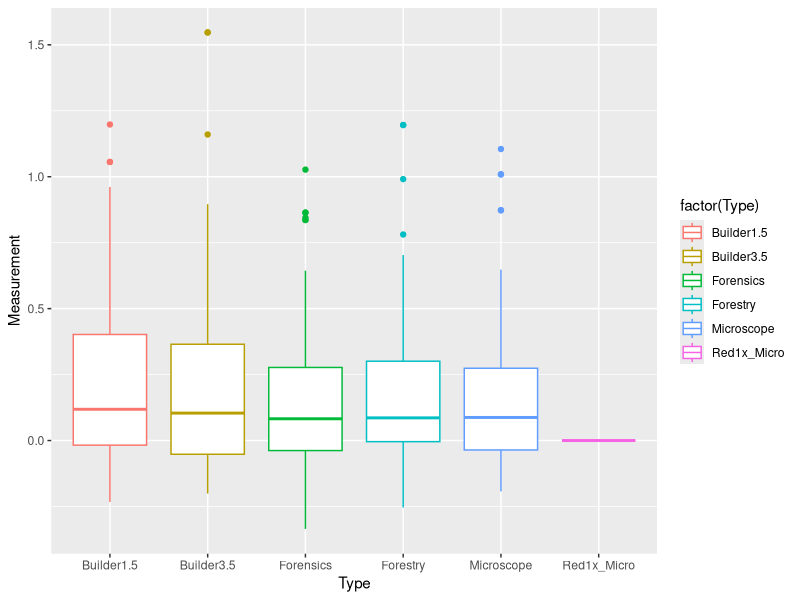
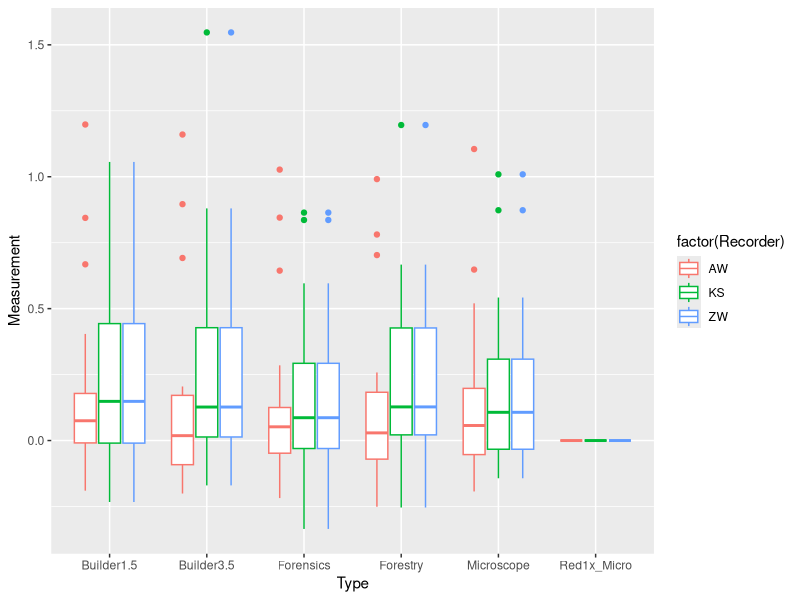
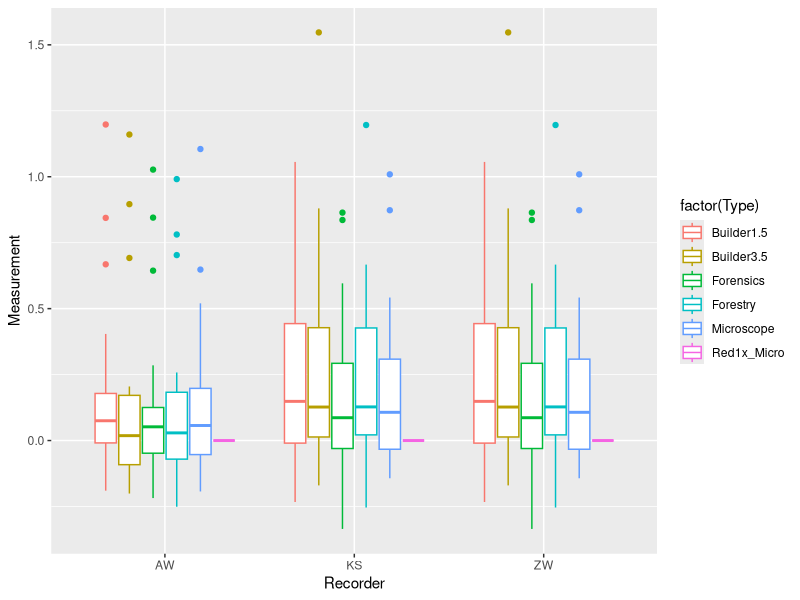
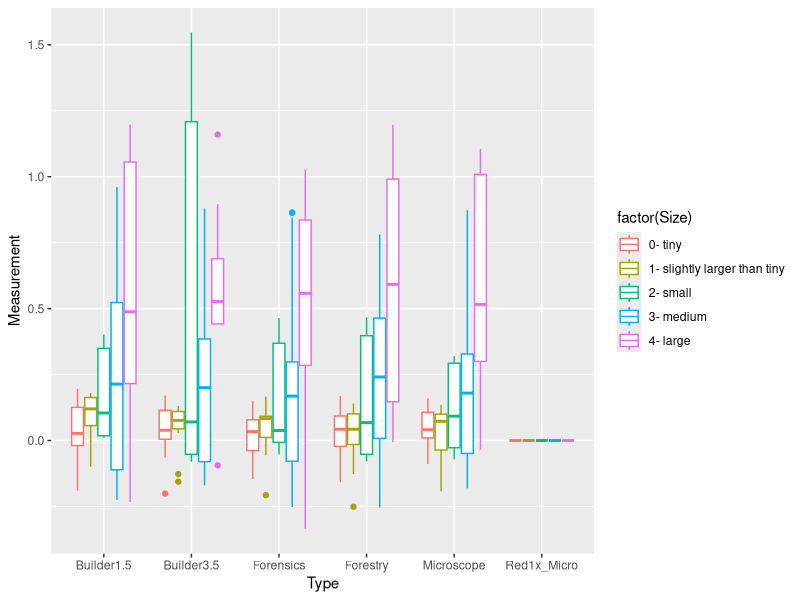
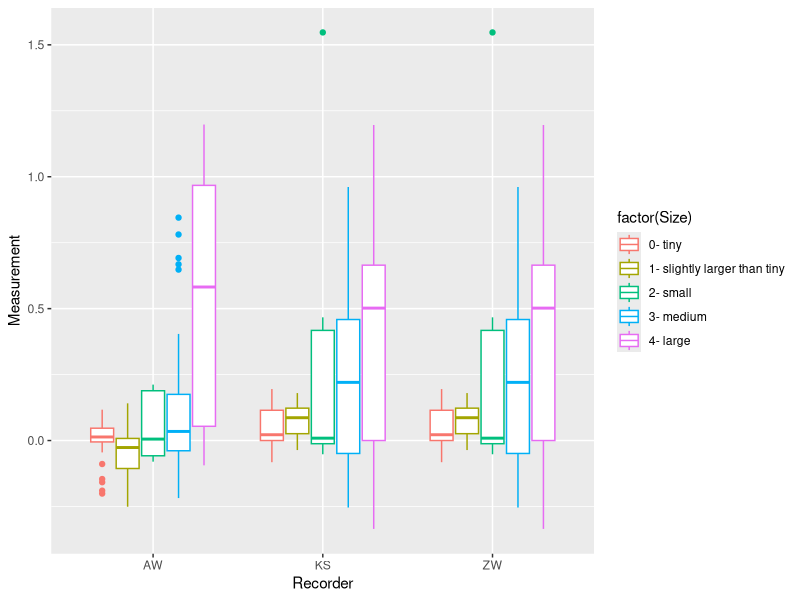
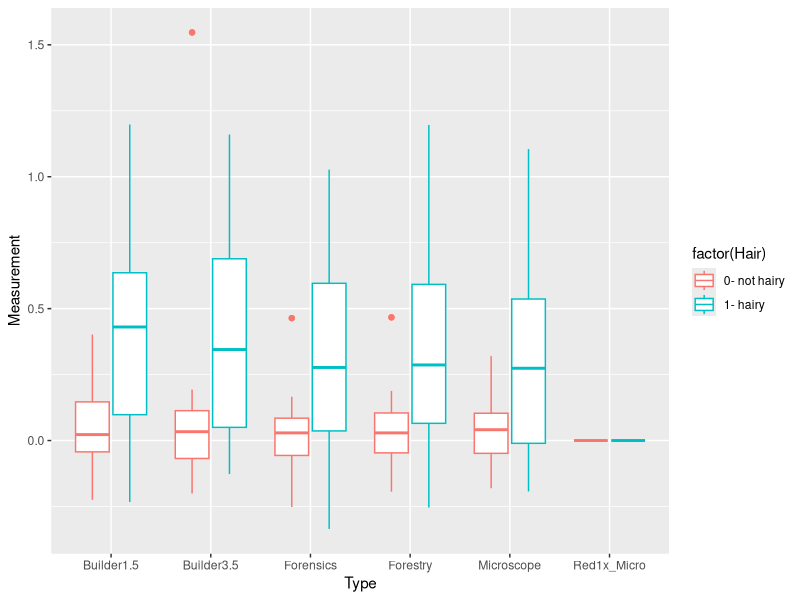
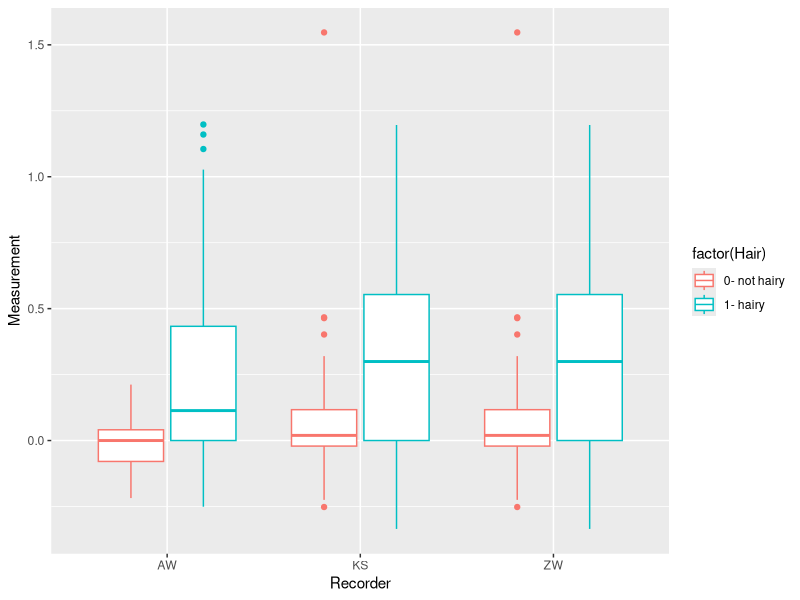
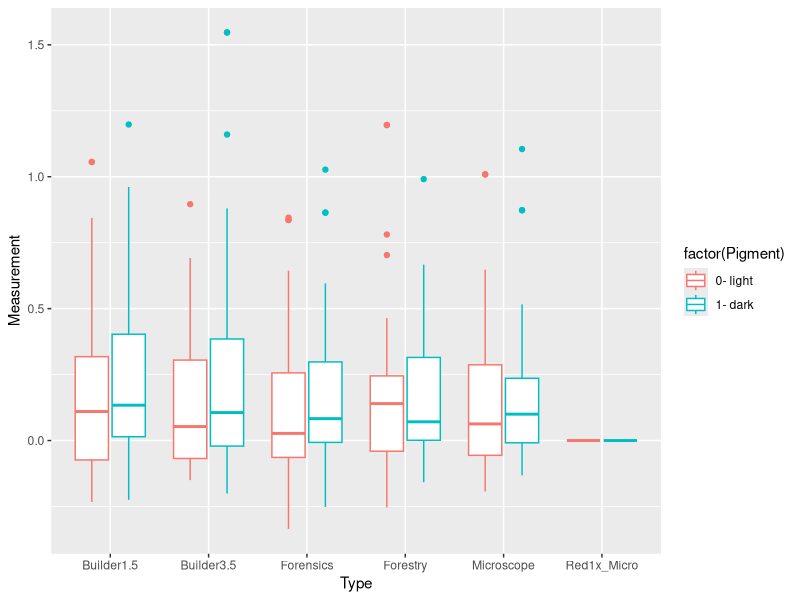

These charts were generated, in order, by the following R code:
## ---- chunk 1
knitr::opts_chunk$set(echo = TRUE)
## ---- chunk 2
#Forestry Ruler which costs about $1.25
#Forensics Ruler which costs about $2
#Builders Ruler which costs about $35 (For this Ruler two measurements were taken to determine if specific calibration points, 1.5 and 3.5, yielded differences in accuracy on the same tool.
#Microscope slide ruler which costs about $14
## ---- chunk 3
library(stats)
library(ggplot2)
library(tidyr)
library(tidyverse)
## ---- chunk 4
B_Rulers_complete <-read.csv("bee_ruler_main.csv")
B_Rulers0 <-subset(B_Rulers_complete, select = -c(8,13))
colnames(B_Rulers0)<-c("Barcode", "Recorder", "ForestryR", "ForensicsR", "MicroscopeR", "Builder1.5R", "Builder3.5R", "Red1x_Micro_R", "Pigment", "Hair", "Size")
B_Rulers_main <- B_Rulers0 %>%
  mutate(Forestry = ForestryR - Red1x_Micro_R, 
         Forensics = ForensicsR - Red1x_Micro_R, 
         Microscope = MicroscopeR - Red1x_Micro_R, 
         Builder1.5 = Builder1.5R - Red1x_Micro_R, 
         Builder3.5 = Builder3.5R - Red1x_Micro_R,
         Red1x_Micro = Red1x_Micro_R- Red1x_Micro_R) 

B_Rulers0.5 <-subset(B_Rulers_main, select = -c(3:7))
B_Rulers1 <- B_Rulers0.5[ , c("Barcode", "Recorder" , "Pigment" , "Hair", "Size", "Red1x_Micro", "Forestry", "Forensics", "Microscope", "Builder1.5", "Builder3.5")]
head(B_Rulers1)
B_Rulers2<-pivot_longer(B_Rulers1, col=6:11, names_to="Type", values_to="Measurement")
head(B_Rulers2)

## ---- chunk 5
Kat<-subset(B_Rulers1, Recorder=="KS")
Zoe<-subset(B_Rulers1, Recorder=="ZW")
Adam<-subset(B_Rulers1, Recorder=="AW")
summary(B_Rulers1)
summary(B_Rulers2)
Mean1 <-c(mean(B_Rulers1$Forestry),mean(B_Rulers1$Forensics),mean(B_Rulers1$Microscope), mean(B_Rulers1$Builder1.5), mean(B_Rulers1$Builder3.5), mean(B_Rulers1$Red1x_Micro))
Variance1 <-c(var(B_Rulers1$Forestry), var(B_Rulers1$Forensics), var(B_Rulers1$Microscope), var(B_Rulers1$Builder1.5), var(B_Rulers1$Builder3.5), var(B_Rulers1$Red1x_Micro))
KatVar <- c(var(Kat[7]), var(Kat[8]), var(Kat[9]), var(Kat[10]), var(Kat[11]),var(Kat[6]))
ZoeVar<- c(var(Zoe[7]), var(Zoe[8]), var(Zoe[9]), var(Zoe[10]), var(Zoe[11]), var(Zoe[6]))
AdVar<- c(var(Adam[7]), var(Adam[8]), var(Adam[9]), var(Adam[10]), var(Adam[11]), var(Adam[6]))
Var_Cats <- matrix(c(Mean1, Variance1, KatVar, ZoeVar, AdVar), ncol=6, byrow=TRUE)
colnames(Var_Cats) <- c("Forestry", "Forensics", "Microscope", "Builder1.5", "Builder3.5", "Red1x_Micro")
rownames(Var_Cats) <- c('Mean', 'Variance','R1 Var','R2 Var','R3 Var')
var_cats <- as.table(Var_Cats)
var_cats
## ---- chunk 6
Plot1 <-ggplot(data = B_Rulers2) + 
  geom_boxplot(data = B_Rulers2, aes(Type, Measurement, color=factor(Type)))
Plot1       
Plot2 <-ggplot(data = B_Rulers2) + 
  geom_boxplot(data = B_Rulers2, aes(Type, Measurement, color=factor(Recorder)))
Plot2

Plot3 <-ggplot(data = B_Rulers2) + 
  geom_boxplot(data = B_Rulers2, aes(Recorder, Measurement, color = factor(Type)))
Plot3
## ---- chunk 7
Plot4 <-ggplot(data = B_Rulers2) + 
  geom_boxplot(data = B_Rulers2, aes(Type, Measurement, color = factor(Size)))
Plot4

Plot5 <-ggplot(data = B_Rulers2) + 
  geom_boxplot(data = B_Rulers2, aes(Recorder, Measurement, color = factor(Size)))
Plot5

Plot6 <-ggplot(data = B_Rulers2) + 
  geom_boxplot(data = B_Rulers2, aes(Type, Measurement, color = factor(Hair)))
Plot6

Plot7 <-ggplot(data = B_Rulers2) + 
  geom_boxplot(data = B_Rulers2, aes(Recorder, Measurement, color = factor(Hair)))
Plot7

Plot8 <-ggplot(data = B_Rulers2) + 
  geom_boxplot(data = B_Rulers2, aes(Type, Measurement, color = factor(Pigment)))
Plot8

Plot9 <-ggplot(data = B_Rulers2) + 
  geom_boxplot(data = B_Rulers2, aes(Recorder, Measurement, color = factor(Pigment)))
Plot9



## ---- chunk 8
summary(aov(Measurement ~ Recorder, data = B_Rulers2))
summary(aov(Measurement ~ Type, data = B_Rulers2))

BEES1 <-glm(Measurement ~ Recorder + Type + Pigment + Size + Hair + Pigment*Size*Hair + Recorder*Type + Type*Pigment + Type*Size + Type*Hair + Type*Hair*Size*Pigment+ Recorder*Size*Hair*Pigment, data = B_Rulers2)
summary(BEES1)

